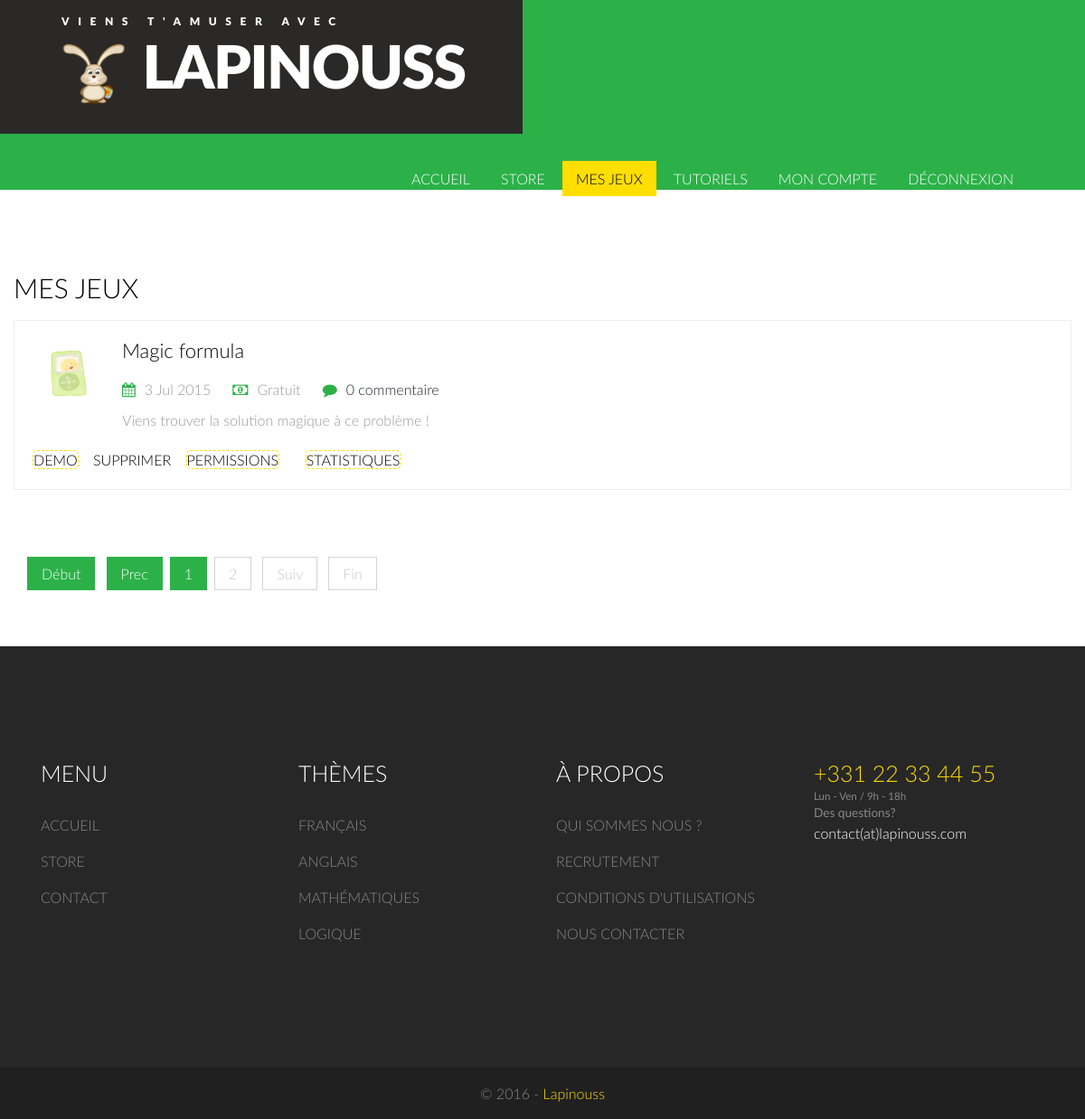
Screenshot of /game/theme/1 (signed in) with the database file from the repository.
### tables this page shows
CREATE TABLE IF NOT EXISTS `game` (
  `id_game` INT(11) NOT NULL AUTO_INCREMENT,
  `title` VARCHAR(50) NULL DEFAULT NULL,
  `picture` VARCHAR(150) NULL DEFAULT NULL,
  `description` VARCHAR(300) NULL DEFAULT NULL,
  `price` FLOAT NULL DEFAULT NULL,
  `created_date` DATE NULL DEFAULT NULL,
  `file` TEXT NULL DEFAULT NULL,
  `id_game_type` INT NULL DEFAULT NULL,
  `available` INT NULL DEFAULT NULL,
  PRIMARY KEY (`id_game`),
  INDEX `FK_game_id_game_type` (`id_game_type` ASC),
  CONSTRAINT `FK_game_id_game_type`
    FOREIGN KEY (`id_game_type`)
    REFERENCES `game_type` (`id_game_type`));

### controllers/game_controller.php (called while the page is built, shortened)
<?php
    require_once 'repositories/game_repository.php';
    class GameController {
        private $gameRepository;
        public function __construct() {
            $this->gameRepository = new GameRepository();
        }
        public function theme() {
            if ($_SESSION['user'] instanceof ChildAccount) {
                $games = $this->gameRepository->findAllByTypeAndChild($_GET['id'], $_SESSION['user']);
            }
            else {
                $games = $this->gameRepository->findAllByType($_GET['id']);
            }
            require_once 'views/pages/game/theme.php';
        }
    }

### repositories/database_layer.php (called while the page is built, shortened)
<?php
    class DatabaseLayer {
        private static $_db = null;
        private function __construct() {
            try {
                self::$_db = new PDO(
                    'mysql:host=' . DB_HOST . ';dbname=' . DB_NAME,
                    DB_USER,
                    DB_PASS,
                    array(PDO::ATTR_PERSISTENT => true)
                );
            }
            catch (PDOException $e) {
                echo $e->getMessage();
            }
        }
        public static function getInstance() {
            return self::$_db;
        }
    }

### repositories/base_repository.php (called while the page is built, shortened)
<?php
    require_once 'database_layer.php';
    abstract class BaseRepository {
        protected function __construct() {
            $this->db = DatabaseLayer::getInstance();
        }
    }

### repositories/game_repository.php (called while the page is built, shortened)
<?php
    require_once 'base_repository.php';
    require_once 'comment_repository.php';
    class GameRepository extends BaseRepository {
        private $commentRepository;
        public function __construct() {
            $this->commentRepository = new CommentRepository();
        }
        public function findAllByType($id_game_type, Account $account = null) {
            $games = $this->db->prepare(GameQueries::FIND_ALL_BY_TYPE);
            $games->bindParam(':id_game_type', $id_game_type, PDO::PARAM_INT);
            if (!$games || ($games instanceof PDOException) || !$games->execute())
                return null;
            $games = $games->fetchAll(PDO::FETCH_CLASS, 'Game');
            foreach ($games as $game) {
                $game->comments = $this->commentRepository->findByGameId($game->id_game);
            }
            return $games;
        }
    }

### repositories/comment_repository.php (called while the page is built, shortened)
<?php
    require_once 'base_repository.php';
    class CommentRepository extends BaseRepository {
        public function findByGameId($id_game) {
            $comments = $this->db->prepare(CommentQueries::FIND_BY_GAME_ID);
            $comments->bindParam(':id_game', $id_game, PDO::PARAM_INT);
            if (!$comments || ($comments instanceof PDOException) || !$comments->execute())
                return null;
            $comments = $comments->fetchAll(PDO::FETCH_CLASS, 'Comment');
            return $comments;
        }
    }

### common/utils/date_util.php (called while the page is built, shortened)
<?php
    class DateUtil {
        static function format($date) {
            return date('j M Y', strtotime($date));
        }
    }

### views/pages/game/theme.php (the view, shortened to what this page needs)
<div class="container">
    <div class="row">
        <div class="comment">
            <h2>Mes jeux</h2>
            <?php
            foreach ($games as $game) {
                $comments_count = count($game->comments);
                ?>
                <ul class="comment-list">
                    <li><img src="resources/images/actions/game.png" alt="">
                        <div class="desc1">
                            <h5><a id="<?php echo $game->id_game; ?>"><?php echo $game->title; ?></a></h5>
                            <div class="links">
                                <ul>
                                    <li><i class="fa blog-icon fa-calendar"> </i><span><?php echo DateUtil::format($game->created_date); ?></span></li>
                                    <li><i class="fa blog-icon fa-money"> </i><span><?php echo $game->price > 0 ? $game->price . ' euros' : 'Gratuit'; ?></span></li>
                                    <li>
                                        <i class="fa blog-icon fa-comment"> </i><a href="<?php echo action('game', 'comments', $game->id_game); ?>"><span><?php echo $comments_count . ' commentaire' . ($comments_count > 1 ? 's' : ''); ?></span></a>
                                    </li>
                                </ul>
                            </div>
                            <p><?php echo $game->description; ?></p>
                            <div class="reply">
                                <?php
                                echo '<a href="' . action('game', 'play', $game->id_game) . '" class="comment-reply-link navbar-blink">';
                                echo $_SESSION['user'] instanceof ChildAccount ? 'Jouer' : 'Demo';
                                echo '</a>';
                                ?>
                                <?php
                                if ($_SESSION['user'] instanceof Account) {
                                    echo '<a href="' . action('game', 'delete', 'game', $game->id_game) . '" class="comment-reply-link btn-8c">Supprimer</a>';
                                }
                                ?>
                                <?php
                                if ($_SESSION['user'] instanceof Account) {
                                    echo '<a href="' . action('game', 'setting', $game->id_game) . '" class="comment-reply-link navbar-blink">Permissions</a>';
                                }
                                ?>
                                <?php
                                if ($_SESSION['user'] instanceof Account) {
                                    echo '<a href="' . action('game', 'stats', $game->id_game) . '" class="comment-reply-link navbar-blink">Statistiques</a>';
                                }
                                ?>
                            </div>
                        </div>
                    </li>
                </ul>
                <?php
            }
            ?>
        </div>
    </div>
    <div class="row">
        <div class="pagination">
            <ul><li class="pagination-start firstItem"><span class="pagenav">D&eacute;but</span></li>
                <li class="pagination-prev"><span class="pagenav">Prec</span></li><li>
                    <span class="pagenav">1</span></li><li><a href="#" class="pagenav">2</a></li>
                <li class="pagination-next"><a title="" href="#" class="border pagenav" data-original-title="Next">Suiv</a></li>
                <li class="pagination-end lastItem"><a title="" href="#" class="border pagenav" data-original-title="End">Fin</a></li>
            </ul>
        </div>
    </div>
</div>

### styles/main.css (style rules this page uses)
h4, h5, h6, h1, h2, h3 { margin-top: 0; }
ul, ol { margin: 0; }
p { margin: 0; }
html, body { font-family: 'Lato', sans-serif; font-size: 100%; background:#fff; }
body a { transition:0.5s all; -webkit-transition:0.5s all; -moz-transition:0.5s all; -o-transition:0.5s all; -ms-transition:0.5s all; }
.navbar-blink { border-color: #ffde00; border-radius: 5px; border-width: 1px; border-style: dashed; }
.links { padding:0.5em 0; }
.links ul { padding:0; list-style:none; }
.links li { padding:0; list-style:none; }
.links ul li { display: inline-block; margin-right: 20px; font: 300 16px/25px Lato, sans-serif; color:#999; }
i.blog-icon { color:#2cb149; margin-right: 10px; }
.pagination { padding-left:15px; margin-top:5em; }
.pagination ul { padding:0; list-style:none; }
.pagination ul li { display: inline-block; margin-right: 8px; }
.pagination ul li span.pagenav, .pagination ul li .span.border { border-color:#2cb149; background:#2cb149; color:#fff; text-shadow: none; }
.pagination ul li .pagenav, .pagination ul li .border { font: 300 16px/25px Lato, sans-serif; text-transform: none; background: #ffffff; color: #c9c9c9; text-shadow: none; -webkit-border-radius: 0 !important; -moz-border-radius: 0 !important; border-radius: 0 !important; border: 1px solid #d3d3d3; box-shadow: none; -webkit-transition: all 0.2s linear; -moz-transition: all 0.2s linear; -o-transition: all 0.2s linear; transition: all 0.2s linear; padding:8px 15px; }
.comment { margin-top:4em; }
.comment h2 { font: 300 30px/25px Lato, sans-serif; color:#000; text-transform: uppercase; margin-bottom: 2%; }
ul.comment-list { border: 1px solid #EEE; padding: 20px; list-style:none; }
ul.comment-list img { float: left; width: 7%; margin-right: 20px; }
ul.comment-list .desc1 { width: 90%; margin: 0; }
ul.comment-list .desc1 h5 a { color:#000; font: 300 22px/25px Lato, sans-serif; }
.desc1 p { color: #999; font: 300 16px/25px Lato, sans-serif; line-height: 1.8em; }
.reply { margin-top:1em; }
.reply a { color: #000; font: 300 16px/25px Lato, sans-serif; text-transform:uppercase; }

### rows the page displays
game: title "Magic formula", created_date "3 Jul 2015", price "Gratuit", comments_count "0", description "Viens trouver la solution magique à ce problème !"
